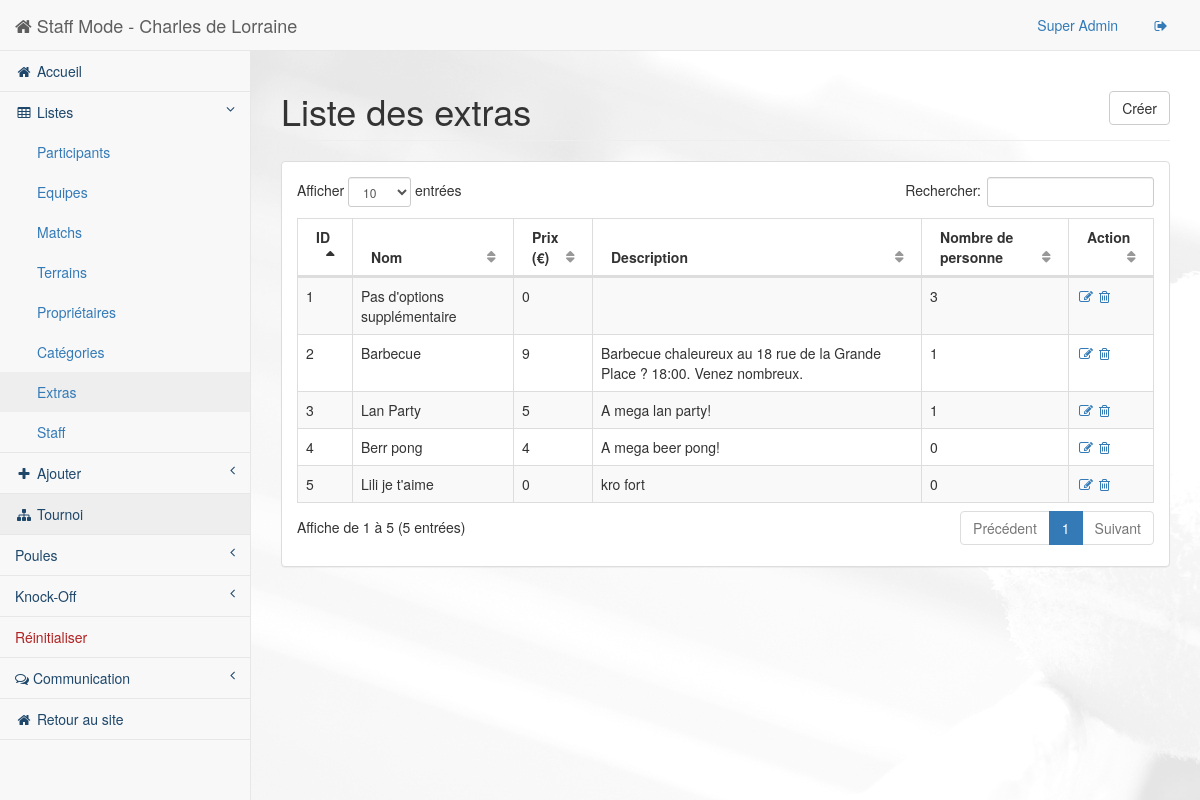
The page /staff/pages/list-extras.php (signed in) on the database as committed earlier.
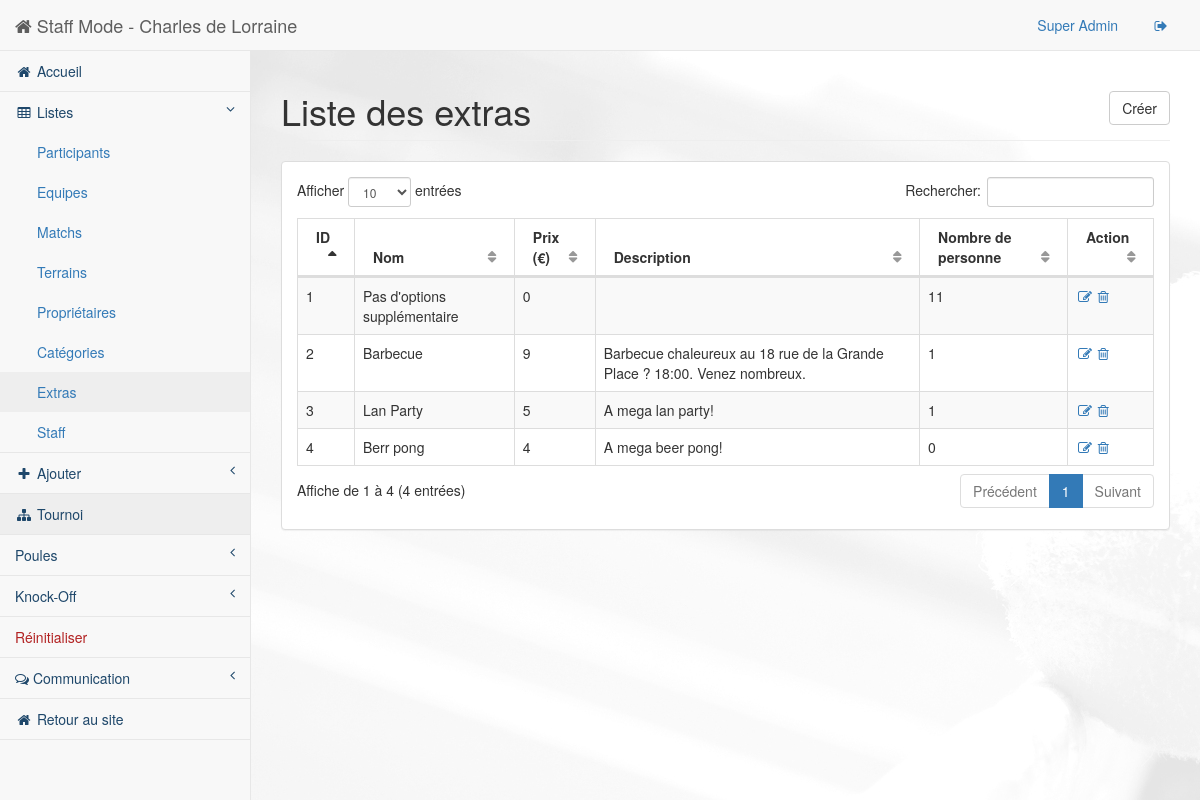
The same page on the database as committed later.
### tables this page shows
CREATE TABLE IF NOT EXISTS `Extras` (
  `ID` int(11) NOT NULL AUTO_INCREMENT,
  `Name` varchar(500) NOT NULL,
  `Price` int(11) NOT NULL,
  `Description` varchar(500) NOT NULL,
  PRIMARY KEY (`ID`),
  UNIQUE KEY `ID` (`ID`)
);

### src/staff/pages/php/inc/list-function.inc (called while the page is built, shortened)
<?php
function getTitreTable($get) {
    switch ($get) {
        case "extra":
            return array("ID", "Nom", "Prix (€)", "Description","Nombre de personne", "Action");
    }
}
?>

### src/staff/pages/php/inc/list-extras.inc (the view, shortened to what this page needs)
<?php
function dbAndPrint() {
    $db = BDconnect();
    $reponse1 = $db->query('SELECT * FROM Extras');
    while ($donnes1 = $reponse1->fetch_array())
    {
        $reponse2 = $db->query("SELECT count(ID) as nbr FROM PersonneExtra WHERE Extra_ID=".$donnes1['ID']);
	    $donnes2 = $reponse2->fetch_array();
        printListExtras($donnes1, $donnes2);
    }
}
function printListExtras($donnes1,$donnes2) {
    echo "<tr class=\"odd gradeX\">";
    $id = $donnes1['ID'];
    echo "<td data-toggle=\"modal\" data-target=\"#myModal\" data-url=\"./show-extras.php?id=$id\">".utf8_encode($donnes1['ID'])."</td>";
    echo "<td data-toggle=\"modal\" data-target=\"#myModal\" data-url=\"./show-extras.php?id=$id\">".utf8_encode($donnes1['Name'])."</td>";
    echo "<td data-toggle=\"modal\" data-target=\"#myModal\" data-url=\"./show-extras.php?id=$id\">".utf8_encode($donnes1['Price'])."</td>";
    echo "<td data-toggle=\"modal\" data-target=\"#myModal\" data-url=\"./show-extras.php?id=$id\">".utf8_encode($donnes1['Description'])."</td>";
    echo "<td data-toggle=\"modal\" data-target=\"#myModal\" data-url=\"./show-extras.php?id=$id\">".utf8_encode($donnes2['nbr'])."</td>";
    echo "<td><a href=\"./edit-extra.php?id=".$donnes1['ID']."\"><i class=\"fa fa-edit fa-fw\"></i></a> <a href=\"./php/delete-extra.php?id=".$donnes1['ID']."\" onclick=\"return confirm('Voulez-vous vraiment supprimer cette entrée ?');\"><i class=\"fa fa-trash-o\"></i></a></td>";
    echo "</tr>";
}
?>

### src/staff/pages/list-extras.php (shortened to what this page needs)
<!DOCTYPE html>
<html lang="en">
<head>
    <link href="../bower_components/bootstrap/dist/css/bootstrap.min.css" rel="stylesheet">
    <link href="../bower_components/metisMenu/dist/metisMenu.min.css" rel="stylesheet">
    <link href="../bower_components/datatables-plugins/integration/bootstrap/3/dataTables.bootstrap.css" rel="stylesheet">
    <link href="../bower_components/datatables-responsive/css/dataTables.responsive.css" rel="stylesheet">
    <link href="../dist/css/sb-admin-2.css" rel="stylesheet">
    <link href="../bower_components/font-awesome/css/font-awesome.min.css" rel="stylesheet" type="text/css">
</head>
<body>
    <div id="wrapper">
        <?php
            include("./html/header.php");
        ?>
            <div id="page-wrapper" style="background : url(../../images/staff-back.jpg) 0 0 fixed;">
                <div class="row">
                    <div class="col-lg-12">
                        <h1 class="page-header">Liste des extras
                        <a class="btn btn-default btn-outline pull-right" href="./extra.php"> Créer</a>
                        </h1>
                    </div>
                </div>
                <div class="row">
                    <div class="col-lg-12">
                        <div class="panel panel-default">
                            <div class="panel-body">
                                <div class="dataTable_wrapper">
                                    <table class="table table-striped table-bordered table-hover" id="dataTables-example">
                                        <thead>
                                            <tr>
                                                <?php
                                                    require_once("./php/inc/list-function.inc");
                                                    $titreDonnees = getTitreTable("extra");
                                                    foreach ($titreDonnees as $titreD){ ?>
                                                    <th>
                                                        <?=$titreD?>
                                                    </th>
                                                <?php } ?>
                                            </tr>
                                        </thead>
                                        <tbody>
                                            <?php require_once("./php/inc/list-extras.inc");
                                            dbAndPrint();
                                            ?>
                                        </tbody>
                                    </table>
                                </div>
                            </div>
                        </div>
                    </div>
                </div>
            </div>
    </div>
</body>
</html>

Rows that differ between the two databases and show on the page:
removed extras: ID "5", Name "Lili je t'aime", Price "0", Description "kro fort", nbr "0"
computed for extras "Pas d'options supplémentaire": nbr "3" → "11"
Other text that changed with them:
text written by a page script: "Afficher entrées Rechercher: Affiche de 1 à 5 (5 entrées) Précédent 1 Suivant" → "Afficher entrées Rechercher: Affiche de 1 à 4 (4 entrées) Précédent 1 Suivant"
